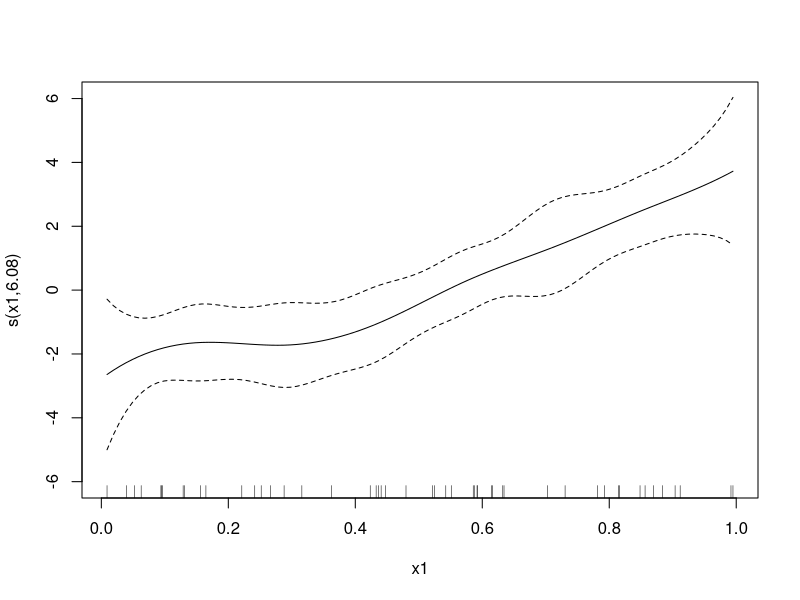
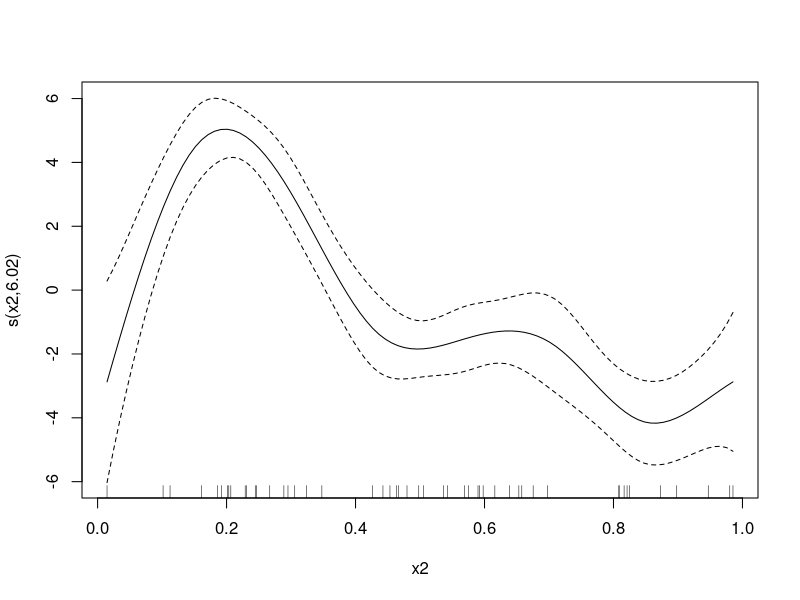
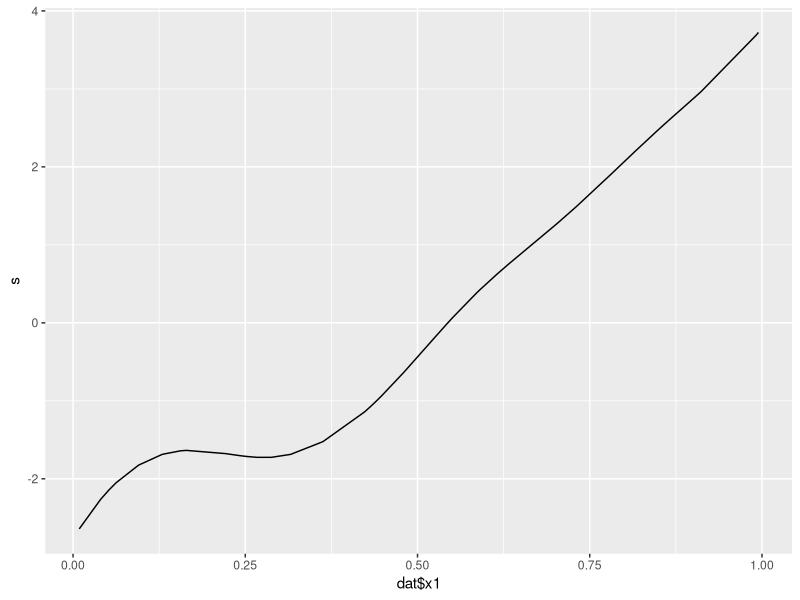

Write the R code that produced these figures, in order.
### GAM example using mgcv

library(mgcv)
library(ggplot2)
# fake data
n <- 50
sig <- 2
dat <- gamSim(1,n=n,scale=sig)

# P-spline smoothers (with lambda=0.6) used for x1 and x2; x3 is parametric.
b1 <- mgcv::gam(y ~ s(x1, bs='ps', sp=0.6) + s(x2, bs='ps', sp=0.6) + x3, data = dat)
summary(b1)
plot(b1)


# plot the smooth predictor function for x1 with ggplot to get a nicer looking graph
p <- predict(b1, type="lpmatrix")
beta <- coef(b1)[grepl("x1", names(coef(b1)))]
s <- p[,grepl("x1", colnames(p))] %*% beta
ggplot(data=cbind.data.frame(s, dat$x1), aes(x=dat$x1, y=s)) + geom_line()


# predict
newdf <- gamSim(1,n=n,scale=sig)
f <- predict(b1, newdata=newdf)


# select smoothing parameters with REML, using P-splines
b2 <- mgcv::gam(y ~ s(x1, bs='ps') + s(x2, bs='ps') + x3, data = dat, method="REML")

# select variables and smoothing parameters
b3 <- mgcv::gam(y ~ s(x0) + s(x1) + s(x2) + s(x3) , data = dat, method="REML", select=TRUE)

# loess smoothers with the gam package (restart R before loading gam)
library(gam)
b4 <- gam::gam(y ~ lo(x1, span=0.6) + lo(x2, span=0.6) + x3, data = dat)
summary(b4)
